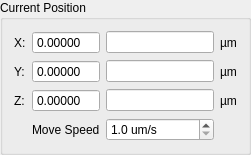
        <widget class="QGroupBox" name="groupBox_stageposition">
         <property name="title">
          <string>Current Position</string>
         </property>
         <layout class="QGridLayout" name="gridLayout_3">
          <item row="0" column="0">
           <widget class="QLabel" name="label_10">
            <property name="text">
             <string>X:</string>
            </property>
           </widget>
          </item>
          <item row="0" column="1">
           <widget class="QDoubleSpinBox" name="cx_doubleSpinBox">
            <property name="readOnly">
             <bool>true</bool>
            </property>
            <property name="buttonSymbols">
             <enum>QAbstractSpinBox::NoButtons</enum>
            </property>
            <property name="decimals">
             <number>5</number>
            </property>
           </widget>
          </item>
          <item row="0" column="2">
           <widget class="QLineEdit" name="x_set_lineEdit">
            <property name="sizePolicy">
             <sizepolicy hsizetype="Minimum" vsizetype="Fixed">
              <horstretch>0</horstretch>
              <verstretch>0</verstretch>
             </sizepolicy>
            </property>
           </widget>
          </item>
          <item row="0" column="3">
           <widget class="QLabel" name="label_11">
            <property name="text">
             <string>µm</string>
            </property>
           </widget>
          </item>
          <item row="1" column="0">
           <widget class="QLabel" name="label_12">
            <property name="text">
             <string>Y:</string>
            </property>
           </widget>
          </item>
          <item row="1" column="1">
           <widget class="QDoubleSpinBox" name="cy_doubleSpinBox">
            <property name="readOnly">
             <bool>true</bool>
            </property>
            <property name="buttonSymbols">
             <enum>QAbstractSpinBox::NoButtons</enum>
            </property>
            <property name="decimals">
             <number>5</number>
            </property>
           </widget>
          </item>
          <item row="1" column="2">
           <widget class="QLineEdit" name="y_set_lineEdit">
            <property name="sizePolicy">
             <sizepolicy hsizetype="Minimum" vsizetype="Fixed">
              <horstretch>0</horstretch>
              <verstretch>0</verstretch>
             </sizepolicy>
            </property>
           </widget>
          </item>
          <item row="1" column="3">
           <widget class="QLabel" name="label_13">
            <property name="text">
             <string>µm</string>
            </property>
           </widget>
          </item>
          <item row="2" column="0">
           <widget class="QLabel" name="label_14">
            <property name="text">
             <string>Z:</string>
            </property>
           </widget>
          </item>
          <item row="2" column="1">
           <widget class="QDoubleSpinBox" name="cz_doubleSpinBox">
            <property name="readOnly">
             <bool>true</bool>
            </property>
            <property name="buttonSymbols">
             <enum>QAbstractSpinBox::NoButtons</enum>
            </property>
            <property name="decimals">
             <number>5</number>
            </property>
           </widget>
          </item>
          <item row="2" column="2">
           <widget class="QLineEdit" name="z_set_lineEdit">
            <property name="sizePolicy">
             <sizepolicy hsizetype="Minimum" vsizetype="Fixed">
              <horstretch>0</horstretch>
              <verstretch>0</verstretch>
             </sizepolicy>
            </property>
           </widget>
          </item>
          <item row="2" column="3">
           <widget class="QLabel" name="label_15">
            <property name="text">
             <string>µm</string>
            </property>
           </widget>
          </item>
          <item row="3" column="2">
           <widget class="QDoubleSpinBox" name="nanodrive_move_slow_doubleSpinBox">
            <property name="keyboardTracking">
             <bool>false</bool>
            </property>
            <property name="suffix">
             <string> um/s</string>
            </property>
            <property name="decimals">
             <number>1</number>
            </property>
            <property name="minimum">
             <double>1.000000000000000</double>
            </property>
            <property name="maximum">
             <double>1000.000000000000000</double>
            </property>
           </widget>
          </item>
          <item row="3" column="1">
           <widget class="QLabel" name="label_28">
            <property name="text">
             <string>Move Speed</string>
            </property>
           </widget>
          </item>
         </layout>
        </widget>
